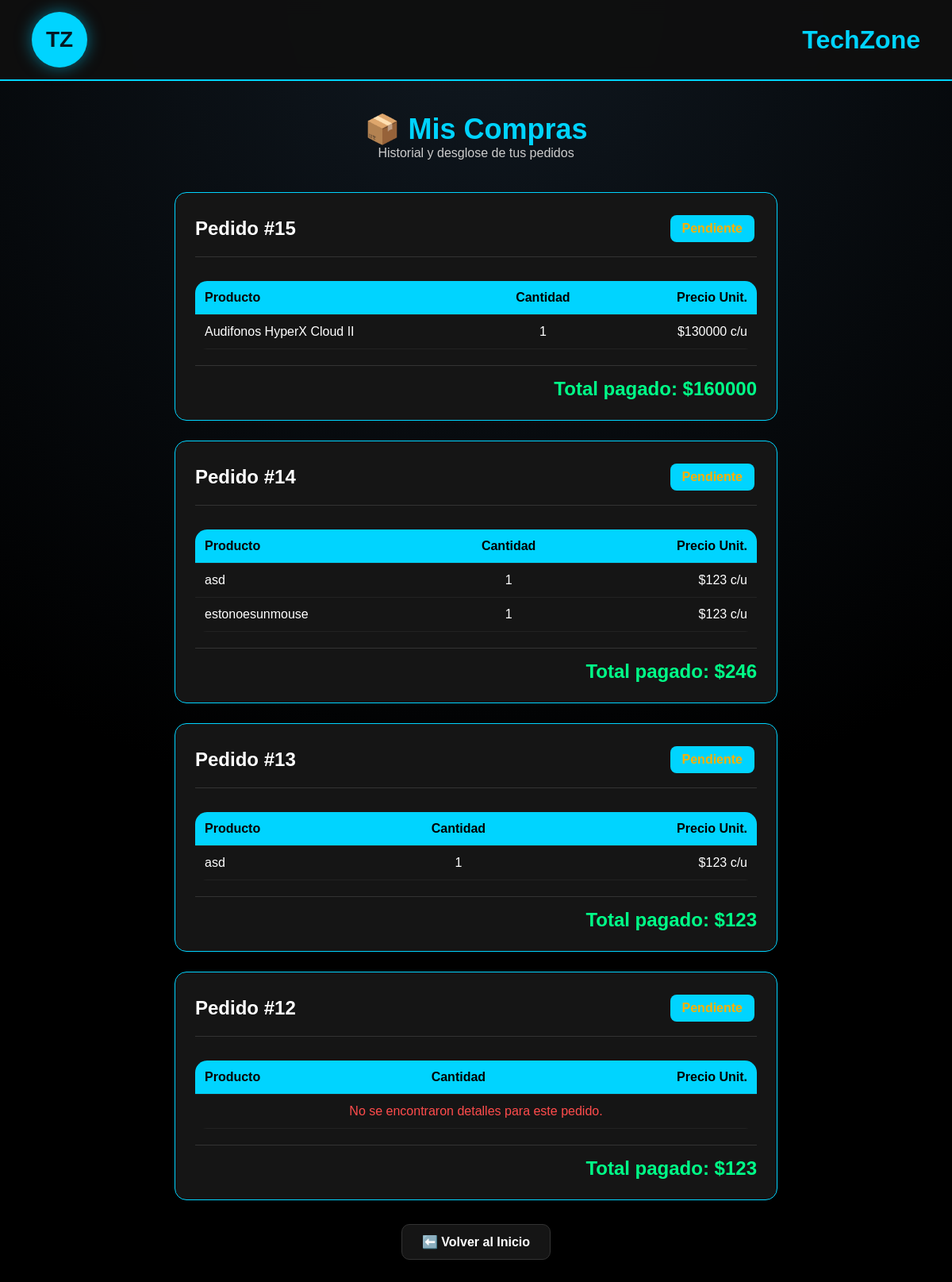
/mis-compras/ (signed in), run on an earlier commit of the app's database.
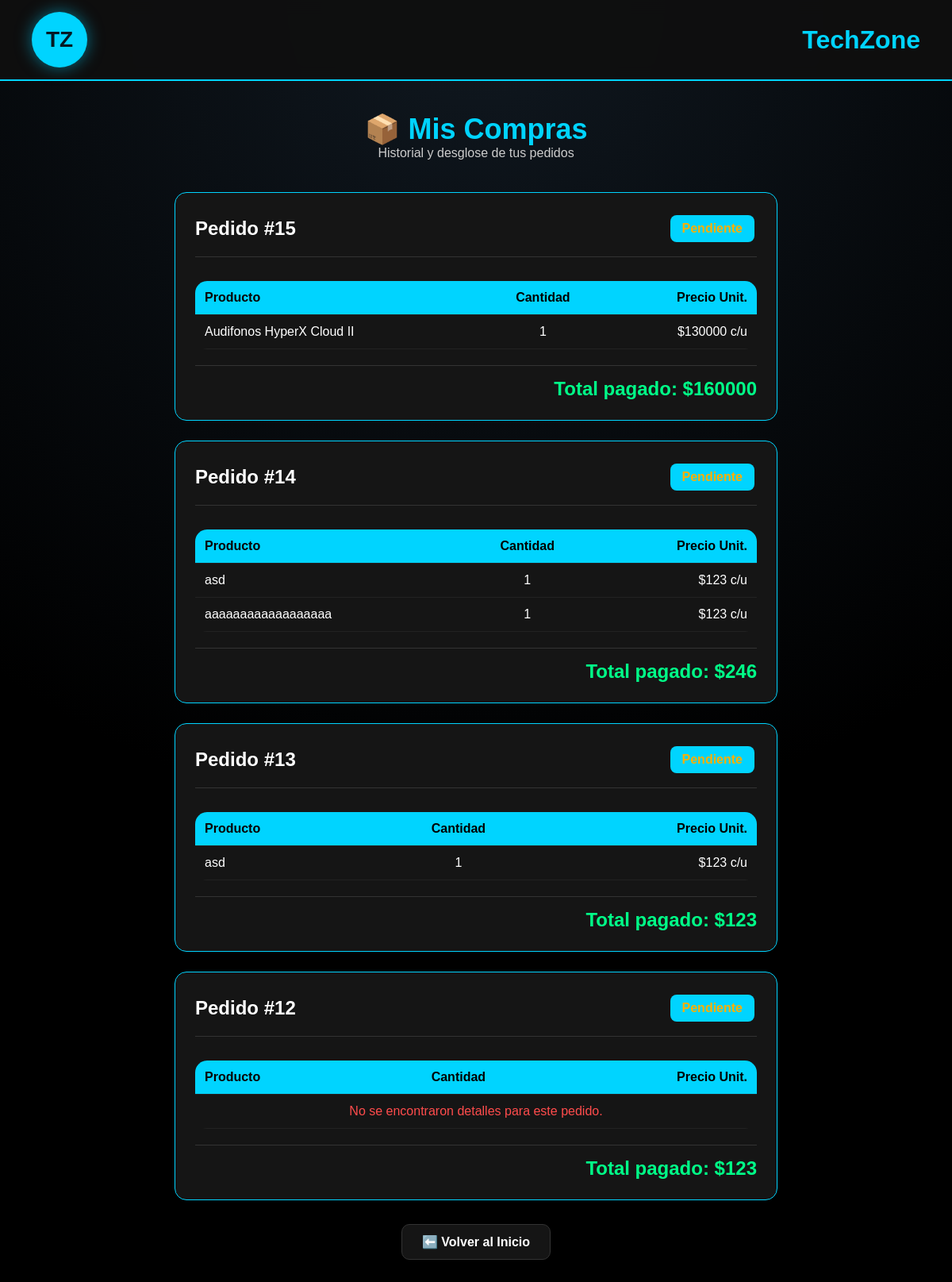
And on a later commit of the database.
### tienda/models.py (models this page shows, shortened)
class DetallePedido(models.Model):
    pedido = models.ForeignKey(
        Pedido,
        on_delete=models.CASCADE
    )
    producto = models.ForeignKey(
        Producto,
        on_delete=models.CASCADE
    )
    precio = models.IntegerField()
    cantidad = models.IntegerField(default=1)

class Producto(models.Model):
    nombre = models.CharField(max_length=200)
    precio = models.IntegerField(validators=[MinValueValidator(0)])
    descripcion = models.TextField()
    imagen = models.ImageField(upload_to='productos/', null=True, blank=True)
    stock = models.IntegerField(default=0, validators=[MinValueValidator(0)])
    categoria = models.CharField(max_length=50, default='Otros')
    activo = models.BooleanField(default=True)

### tienda/views.py (the view)
# urls.py: path('mis-compras/',views.mis_compras,name='mis_compras'),
@login_required(login_url='/accounts/login/')
def mis_compras(request):
    pedidos = Pedido.objects.filter(usuario=request.user).order_by('-id')
    return render(request, 'tienda/mis_compras.html', {'pedidos': pedidos})

### tienda/context_processors.py (called while the page is built)
def carrito_count(request):
    carrito = request.session.get('carrito', [])
    return {
        'carrito_count': len(carrito)
    }

### templates/tienda/mis_compras.html (shortened to what this page needs)
{% load static %}
<!DOCTYPE html>
<html lang="es">
<head>
    <link rel="stylesheet" href="{% static 'css/style.css' %}?v=5">
</head>
<body>
<header>
    <div class="logo">TZ</div>
    <h1>TechZone</h1>
</header>
<section class="admin-container" style="max-width: 800px; padding: 40px 20px;">
    <div style="text-align: center; margin-bottom: 40px;">
        <h1 style="color: #00d4ff; font-size: 36px;">📦 Mis Compras</h1>
        <p style="color: #ccc;">Historial y desglose de tus pedidos</p>
    </div>
    {% for pedido in pedidos %}
    <div class="pedido-card">
        <div style="display: flex; justify-content: space-between; align-items: center; border-bottom: 1px solid #333; padding-bottom: 15px; margin-bottom: 15px;">
            <h2 style="color: white; margin: 0;">Pedido #{{ pedido.id }}</h2>
            <span class="estado-btn estado-{{ pedido.estado|lower }}" style="font-size: 16px; padding: 8px 15px;">
                {{ pedido.estado }}
            </span>
        </div>
        <table style="width: 100%; border-collapse: collapse; margin-bottom: 20px; background: transparent;">
            <tr style="background: #0b0b0b;">
                <th style="padding: 12px; text-align: left; color: #080000; border-bottom: 1px solid #222;">Producto</th>
                <th style="padding: 12px; text-align: center; color: #000000; border-bottom: 1px solid #222;">Cantidad</th>
                <th style="padding: 12px; text-align: right; color: #000000; border-bottom: 1px solid #222;">Precio Unit.</th>
            </tr>
            {% for detalle in pedido.detallepedido_set.all %}
            <tr>
                <td style="padding: 12px; border-bottom: 1px solid #222; color: white;">
                    {{ detalle.producto.nombre }}
                </td>
                <td style="padding: 12px; text-align: center; border-bottom: 1px solid #222; color: white;">
                    {{ detalle.cantidad }}
                </td>
                <td style="padding: 12px; text-align: right; border-bottom: 1px solid #222; color: white;">
                    ${{ detalle.precio }} c/u
                </td>
            </tr>
            {% empty %}
            <tr>
                <td colspan="3" style="padding: 12px; text-align: center; color: #ff4c4c;">
                    No se encontraron detalles para este pedido.
                </td>
            </tr>
            {% endfor %}
        </table>
        <div style="text-align: right; border-top: 1px solid #333; padding-top: 15px;">
            <h3 style="color: #00ff88; font-size: 24px; margin: 0;">
                Total pagado: ${{ pedido.total }}
            </h3>
        </div>
    </div>
    {% endfor %}
    <div style="text-align: center; margin-top: 30px;">
        <a href="{% url 'inicio' %}" class="btn" style="background-color: #151515; color: white; border: 1px solid #333;">
            ⬅️ Volver al Inicio
        </a>
    </div>
</section>
</body>
</html>

What changed in the data, as far as the page shows it:
changed through a linked row, DetallePedido: producto.nombre "estonoesunmouse" → "aaaaaaaaaaaaaaaaaa"
